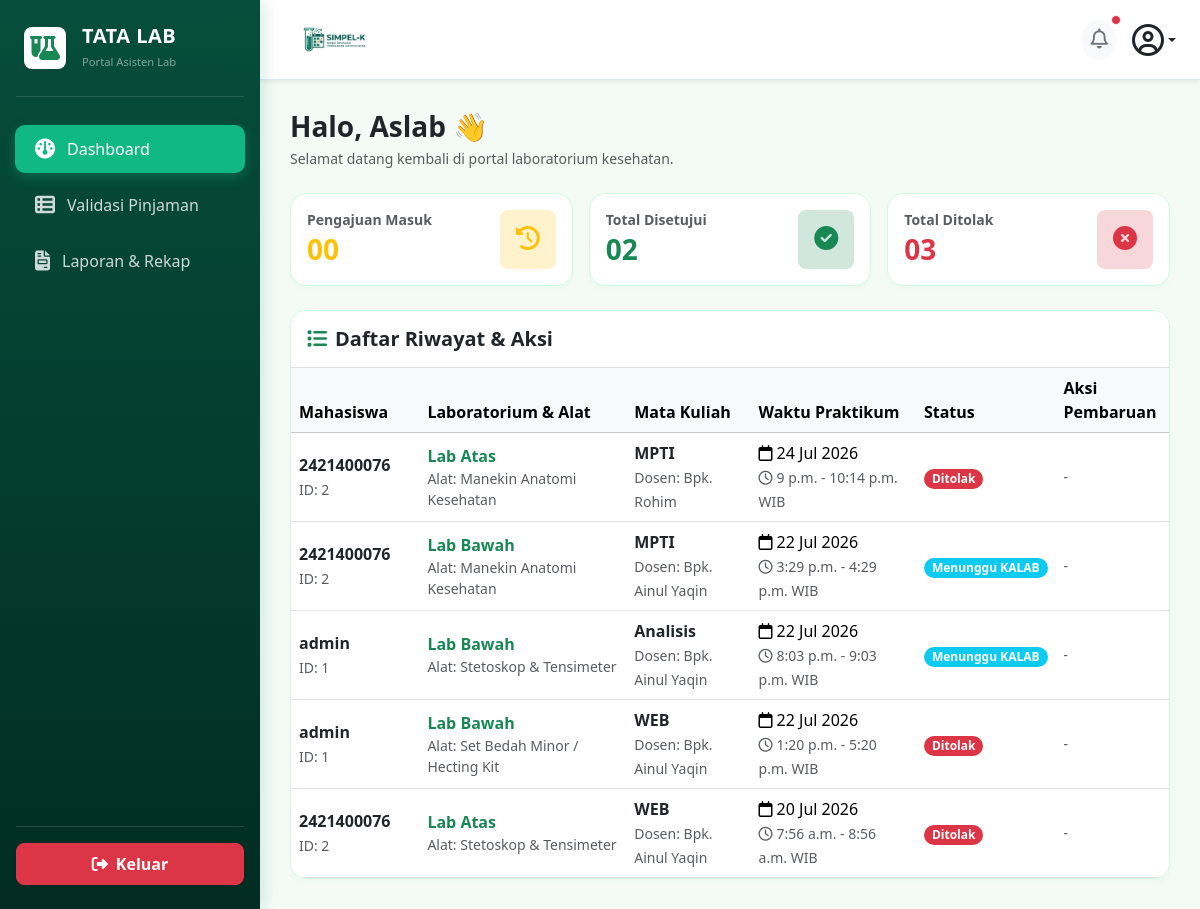
The app's page /aslab/dashboard/ (signed in) with its own data.
### core_auth/models.py (models this page shows, shortened)
class User(AbstractUser):
    ROLE_CHOICES = [
        ('mahasiswa', 'Mahasiswa/PJMK'),
        ('aslab', 'Asisten Laboratorium'),
        ('kaleb', 'Kepala Laboratorium'),
    ]
    role = models.CharField(max_length=20, choices=ROLE_CHOICES, default='mahasiswa')
    nim = models.CharField(max_length=20, blank=True, null=True, unique=True)
    prodi = models.CharField(max_length=50, blank=True, null=True)
    no_hp = models.CharField(max_length=15, blank=True, null=True)

class Peminjaman(models.Model):
    STATUS_CHOICES = [
        ('pending', 'Menunggu Validasi ASLAB'),
        ('verified', 'Menunggu Persetujuan KALAB'),
        ('disetujui', 'Disetujui / Jadwal Dikunci'),
        ('ditolak', 'Ditolak'),
        ('selesai', 'Selesai / Sudah Dikembalikan'),
    ]
    mahasiswa = models.ForeignKey(settings.AUTH_USER_MODEL, on_delete=models.CASCADE, related_name='peminjaman_mahasiswa')
    ruang_lab = models.ForeignKey(RuangLab, on_delete=models.CASCADE)
    alat_bahan = models.ForeignKey(AlatBahan, on_delete=models.PROTECT)
    keperluan = models.TextField()
    nama_dosen = models.CharField(max_length=100)
    mata_kuliah = models.CharField(max_length=100)
    tanggal_pinjam = models.DateField()
    wkt_mulai = models.TimeField()
    wkt_akhir = models.TimeField()
    status = models.CharField(max_length=20, choices=STATUS_CHOICES, default='pending')
    di_validasi_oleh = models.ForeignKey(
        settings.AUTH_USER_MODEL,
        on_delete=models.SET_NULL,
        blank=True,
        null=True,
        related_name='aslab_verifikator'
    )
    tgl_pengajuan = models.DateTimeField(auto_now_add=True)
    catatan_tolak = models.TextField(blank=True, null=True)

class RuangLab(models.Model):
    nama_ruang = models.CharField(max_length=100)
    kapasitas = models.IntegerField()
    deskripsi = models.TextField(blank=True, null=True)

class AlatBahan(models.Model):
    nama_alat = models.CharField(max_length=100)
    stok_tersedia = models.IntegerField(default=0)
    satuan = models.CharField(max_length=20, default='Pcs')

### aslab/views.py (the view)
# urls.py: path('dashboard/', views.dashboard_aslab, name='dashboard'),
@login_required(login_url='core_auth:login')
def dashboard_aslab(request):
    redirect_target = cekk_role_aslab(request.user)
    if redirect_target:
        messages.error(request, "Anda tidak memiliki hak akses sebagai ASLAB!")
        return redirect(redirect_target)
    semua_peminjaman = Peminjaman.objects.exclude(mahasiswa__username__icontains='aslab').order_by('-tanggal_pinjam')
    total_masuk = semua_peminjaman.filter(status__in=['pending', 'pengembalian_diajukan']).count()
    total_disetujui = semua_peminjaman.filter(status__in=['verified', 'disetujui', 'selesai']).count()
    total_ditolak = semua_peminjaman.filter(status='ditolak').count()
    context = {
        'semua_peminjaman': semua_peminjaman,
        'total_masuk': total_masuk,
        'total_disetujui': total_disetujui,
        'total_ditolak': total_ditolak,
    }
    return render(request, 'aslab/dashboard.html', context)

### aslab/views.py (called while the page is built)
def cekk_role_aslab(user):
    username_lower = user.username.lower()
    if 'kalab' in username_lower or user.groups.filter(name__iexact='KALAB').exists() or getattr(user, 'role', '') == 'KALAB':
        return 'kalab:dashboard'
    elif not ('aslab' in username_lower or user.groups.filter(name__iexact='ASLAB').exists() or getattr(user, 'role', '') == 'ASLAB'):
        return 'mahasiswa:dashboard'
    return None

### aslab/templates/aslab/dashboard.html (shortened to what this page needs)
{% load static %}
<!DOCTYPE html>
<html lang="id">
<head>
    <link href="https://cdn.jsdelivr.net/npm/bootstrap@5.3.2/dist/css/bootstrap.min.css" rel="stylesheet">
    <link rel="stylesheet" href="https://cdnjs.cloudflare.com/ajax/libs/font-awesome/6.4.2/css/all.min.css">
</head>
<body>
    <div class="sidebar d-flex flex-column justify-content-between py-4" id="sidebarMenu">
        <div>
            <div class="px-4 mb-4 text-white d-flex align-items-center justify-content-between">
                <div class="d-flex align-items-center gap-3">
                    <div class="bg-white rounded-3 p-2 d-flex align-items-center justify-content-center shadow-sm" style="width: 42px; height: 42px;">
                        <i class="fa-solid fa-flask-vial fs-4 text-success"></i>
                    </div>
                    <div>
                        <h5 class="fw-bold mb-0 text-white" style="letter-spacing: 0.5px;">TATA LAB</h5>
                        <small class="text-white-50" style="font-size: 0.7rem;">Portal Asisten Lab</small>
                    </div>
                </div>
            </div>
            <hr class="text-white-50 mx-3 mb-4">
            <ul class="nav nav-pills flex-column mb-auto">
                <li class="nav-item">
                    <a href="{% url 'aslab:dashboard' %}" class="nav-link active">
                        <i class="fa-solid fa-gauge fs-5"></i> Dashboard
                    </a>
                </li>
                <li class="nav-item">
                    <a href="{% url 'aslab:dashboard' %}" class="nav-link">
                        <i class="fa-solid fa-table-list fs-5"></i> Validasi Pinjaman
                    </a>
                </li>
                <li class="nav-item">
                    <a href="{% url 'aslab:laporan' %}" class="nav-link">
                        <i class="fa-solid fa-file-invoice fs-5"></i> Laporan & Rekap
                    </a>
                </li>
            </ul>
        </div>
        <div class="px-3">
            <hr class="text-white-50 mb-3">
            <a href="/auth/logout/" class="btn btn-danger w-100 py-2 rounded-3 fw-bold d-flex align-items-center justify-content-center gap-2 shadow-sm">
                <i class="fa-solid fa-right-from-bracket"></i> Keluar
            </a>
        </div>
    </div>
    <div class="main-content">
        <div class="top-header-bar d-flex align-items-center justify-content-between shadow-sm">
            <div class="d-flex align-items-center gap-3">
                <img src="{% static 'images/logo.png' %}" alt="SIMPEL-K" style="height: 55px; width: auto; object-fit: contain;">
            </div>
            <div class="d-flex align-items-center gap-3">
                <button class="btn btn-light rounded-circle border-0 p-2 position-relative" type="button">
                    <i class="fa-regular fa-bell fs-5 text-secondary"></i>
                    <span class="position-absolute top-0 start-100 translate-middle p-1 bg-danger border border-light rounded-circle"></span>
                </button>
                <div class="dropdown">
                    <a href="#" class="d-flex align-items-center text-dark text-decoration-none dropdown-toggle" id="dropdownUser" data-bs-toggle="dropdown" aria-expanded="false">
                        <i class="fa-regular fa-circle-user fs-2 text-dark"></i>
                    </a>
                </div>
            </div>
        </div>
        <div class="mb-4">
            <h3 class="fw-bold text-dark mb-1">Halo, {{ request.user.first_name|default:"Aslab" }} 👋</h3>
            <p class="text-muted small mb-0">Selamat datang kembali di portal laboratorium kesehatan.</p>
        </div>
        <div class="row g-3 mb-4">
            <div class="col-12 col-sm-4">
                <div class="card card-custom p-3 bg-white">
                    <div class="d-flex align-items-center justify-content-between">
                        <div>
                            <h6 class="text-muted fw-bold mb-1 small">Pengajuan Masuk</h6>
                            <h3 class="fw-bold text-warning mb-0">{{ total_masuk|stringformat:"02d" }}</h3>
                        </div>
                        <div class="bg-warning-subtle text-warning p-3 rounded-3">
                            <i class="fa-solid fa-clock-rotate-left fs-4"></i>
                        </div>
                    </div>
                </div>
            </div>
            <div class="col-12 col-sm-4">
                <div class="card card-custom p-3 bg-white">
                    <div class="d-flex align-items-center justify-content-between">
                        <div>
                            <h6 class="text-muted fw-bold mb-1 small">Total Disetujui</h6>
                            <h3 class="fw-bold text-success mb-0">{{ total_disetujui|stringformat:"02d" }}</h3>
                        </div>
                        <div class="bg-success-subtle text-success p-3 rounded-3">
                            <i class="fa-solid fa-circle-check fs-4"></i>
                        </div>
                    </div>
                </div>
            </div>
            <div class="col-12 col-sm-4">
                <div class="card card-custom p-3 bg-white">
                    <div class="d-flex align-items-center justify-content-between">
                        <div>
                            <h6 class="text-muted fw-bold mb-1 small">Total Ditolak</h6>
                            <h3 class="fw-bold text-danger mb-0">{{ total_ditolak|stringformat:"02d" }}</h3>
                        </div>
                        <div class="bg-danger-subtle text-danger p-3 rounded-3">
                            <i class="fa-solid fa-circle-xmark fs-4"></i>
                        </div>
                    </div>
                </div>
            </div>
        </div>
        <div class="card card-custom bg-white overflow-hidden">
            <div class="card-header bg-white border-bottom py-3">
                <h5 class="fw-bold mb-0 text-dark"><i class="fa-solid fa-list me-2 text-success"></i>Daftar Riwayat & Aksi</h5>
            </div>
            <div class="table-responsive">
                <table class="table table-hover align-middle mb-0" style="min-width: 800px;">
                    <thead class="table-light">
                        <tr>
                            <th style="width: 15%;">Mahasiswa</th>
                            <th style="width: 25%;">Laboratorium & Alat</th>
                            <th style="width: 15%;">Mata Kuliah</th>
                            <th style="width: 20%;">Waktu Praktikum</th>
                            <th style="width: 12%;">Status</th>
                            <th style="width: 13%;">Aksi Pembaruan</th>
                        </tr>
                    </thead>
                    <tbody>
                        {% for pinjam in semua_peminjaman %}
                        <tr>
                            <td>
                                <div class="fw-bold text-dark">{{ pinjam.mahasiswa.username }}</div>
                                <small class="text-muted">ID: {{ pinjam.mahasiswa.id }}</small>
                            </td>
                            <td>
                                <div class="fw-bold text-success">{{ pinjam.ruang_lab.nama_ruang }}</div>
                                <small class="text-muted d-block">Alat: {{ pinjam.alat_bahan.nama_alat }}</small>
                            </td>
                            <td>
                                <div class="fw-bold text-dark">{{ pinjam.mata_kuliah }}</div>
                                <small class="text-muted">
                                    Dosen: {{ pinjam.dosen|default:pinjam.nama_dosen|default:"-" }}
                                </small>
                            </td>
                            <td>
                                <div><i class="fa-regular fa-calendar me-1"></i>{{ pinjam.tanggal_pinjam|date:"d M Y" }}</div>
                                <small class="text-muted"><i class="fa-regular fa-clock me-1"></i>{{ pinjam.wkt_mulai }} - {{ pinjam.wkt_akhir }} WIB</small>
                            </td>
                            <td>
                                {% if pinjam.status == 'pending' %}
                                <span class="badge bg-warning text-dark px-2 py-1 rounded-pill small">Menunggu ASLAB</span>
                                {% elif pinjam.status == 'verified' %}
                                <span class="badge bg-info text-white px-2 py-1 rounded-pill small">Menunggu KALAB</span>
                                {% elif pinjam.status == 'disetujui' %}
                                <span class="badge bg-success px-2 py-1 rounded-pill small">Disetujui</span>
                                {% elif pinjam.status == 'pengembalian_diajukan' %}
                                <span class="badge bg-warning text-dark px-2 py-1 rounded-pill small">Ajukan Pengembalian</span>
                                {% elif pinjam.status == 'selesai' %}
                                <span class="badge bg-primary px-2 py-1 rounded-pill small">Selesai</span>
                                {% else %}
                                <span class="badge bg-danger px-2 py-1 rounded-pill small">Ditolak</span>
                                {% endif %}
                            </td>
                            <td>
                                <div class="btn-action-group">
                                    {% if pinjam.status == 'pending' %}
                                    <a href="{% url 'aslab:verifikasi' pinjam.id 'verifikasi' %}"
                                        class="btn btn-success btn-action"
                                        onclick="return confirm('Verifikasi peminjaman ini ke KALAB?');">
                                        <i class="fa-solid fa-check"></i> Verifikasi
                                    </a>
                                    <a href="{% url 'aslab:verifikasi' pinjam.id 'tolak' %}"
                                        class="btn btn-danger btn-action"
                                        onclick="return confirm('Yakin ingin MENOLAK peminjaman ini?');">
                                        <i class="fa-solid fa-xmark"></i> Tolak
                                    </a>
                                    {% elif pinjam.status == 'pengembalian_diajukan' %}
                                    <a href="{% url 'aslab:verifikasi' pinjam.id 'selesai' %}"
                                        class="btn btn-primary btn-action"
                                        onclick="return confirm('Konfirmasi bahwa alat/lab sudah selesai dikembalikan?');">
                                        <i class="fa-solid fa-box-archive"></i> Selesai
                                    </a>
                                    {% else %}
                                    <span class="text-muted small italic">-</span>
                                    {% endif %}
                                </div>
                            </td>
                        </tr>
                        {% empty %}
                        <tr>
                            <td colspan="6" class="text-center py-4 text-muted">Belum ada data pengajuan peminjaman laboratorium.</td>
                        </tr>
                        {% endfor %}
                    </tbody>
                </table>
            </div>
        </div>
    </div>
</body>
</html>

### aslab/templates/aslab/dashboard.html (style rules this page uses)
:root { --primary-green: #10b981; --dark-green: #065f46; --sidebar-gradient: linear-gradient(180deg, #064e3b 0%, #022c22 100%); --light-bg: #f4fbf7; }
body { background-color: var(--light-bg); font-family: 'Segoe UI', Tahoma, Geneva, Verdana, sans-serif; overflow-x: hidden; color: #1e293b; }
.sidebar { position: fixed; top: 0; bottom: 0; left: 0; z-index: 1040; width: 260px; background: var(--sidebar-gradient); box-shadow: 4px 0 15px rgba(4, 120, 87, 0.15); transition: transform 0.3s ease; }
.sidebar .nav-link { font-weight: 500; color: rgba(255, 255, 255, 0.8); padding: 12px 20px; margin: 4px 15px; border-radius: 10px; display: flex; align-items: center; gap: 12px; transition: all 0.2s; }
.sidebar .nav-link.active { color: #fff; background: #10b981; box-shadow: 0 4px 12px rgba(16, 185, 129, 0.3); }
.main-content { margin-left: 260px; padding: 30px; min-height: 100vh; transition: margin-left 0.3s ease; }
.top-header-bar { background-color: #ffffff; border-bottom: 1px solid #e2e8f0; padding: 12px 24px; margin: -30px -30px 30px -30px; }
.card-custom { border: 1px solid #d1fae5; box-shadow: 0 4px 6px -1px rgba(6, 95, 70, 0.03); border-radius: 16px; }
.btn-action-group { display: flex; gap: 6px; align-items: center; flex-wrap: wrap; }

### records on screen
User: user.first_name "Aslab"
Peminjaman: mahasiswa.username "2421400076", mahasiswa.id "2", ruang_lab.nama_ruang "Lab Atas", alat_bahan.nama_alat "Manekin Anatomi Kesehatan", mata_kuliah "MPTI", dosen "Bpk. Rohim", tanggal_pinjam "24 Jul 2026", wkt_mulai "9 p.m.", wkt_akhir "10:14 p.m.", status "Ditolak"
Peminjaman: mahasiswa.username "2421400076", mahasiswa.id "2", ruang_lab.nama_ruang "Lab Bawah", alat_bahan.nama_alat "Manekin Anatomi Kesehatan", mata_kuliah "MPTI", dosen "Bpk. Ainul Yaqin", tanggal_pinjam "22 Jul 2026", wkt_mulai "3:29 p.m.", wkt_akhir "4:29 p.m.", status "Menunggu KALAB"
Peminjaman: mahasiswa.username "admin", mahasiswa.id "1", ruang_lab.nama_ruang "Lab Bawah", alat_bahan.nama_alat "Stetoskop & Tensimeter", mata_kuliah "Analisis", dosen "Bpk. Ainul Yaqin", tanggal_pinjam "22 Jul 2026", wkt_mulai "8:03 p.m.", wkt_akhir "9:03 p.m.", status "Menunggu KALAB"
Peminjaman: mahasiswa.username "admin", mahasiswa.id "1", ruang_lab.nama_ruang "Lab Bawah", alat_bahan.nama_alat "Set Bedah Minor / Hecting Kit", mata_kuliah "WEB", dosen "Bpk. Ainul Yaqin", tanggal_pinjam "22 Jul 2026", wkt_mulai "1:20 p.m.", wkt_akhir "5:20 p.m.", status "Ditolak"
Peminjaman: mahasiswa.username "2421400076", mahasiswa.id "2", ruang_lab.nama_ruang "Lab Atas", alat_bahan.nama_alat "Stetoskop & Tensimeter", mata_kuliah "WEB", dosen "Bpk. Ainul Yaqin", tanggal_pinjam "20 Jul 2026", wkt_mulai "7:56 a.m.", wkt_akhir "8:56 a.m.", status "Ditolak"

### other values on screen
{{ total_masuk|stringformat:"02d" }} "00"
{{ total_disetujui|stringformat:"02d" }} "02"
{{ total_ditolak|stringformat:"02d" }} "03"
